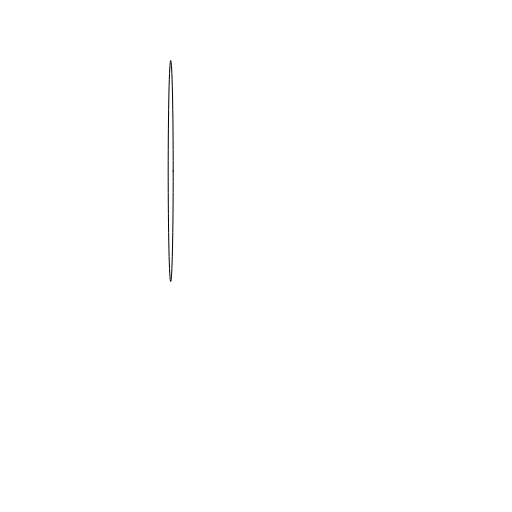
Frame 1 (no input)
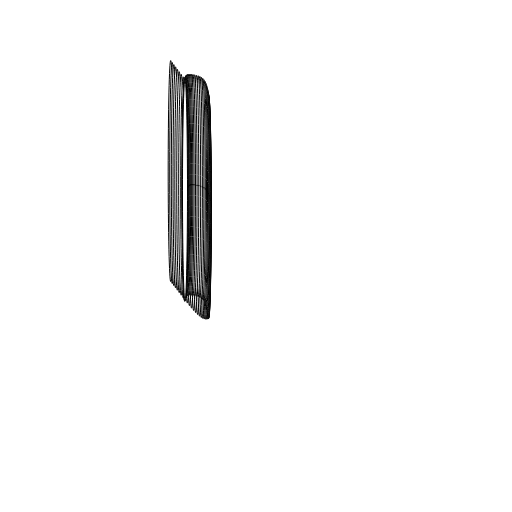
Frame 60 (no input)
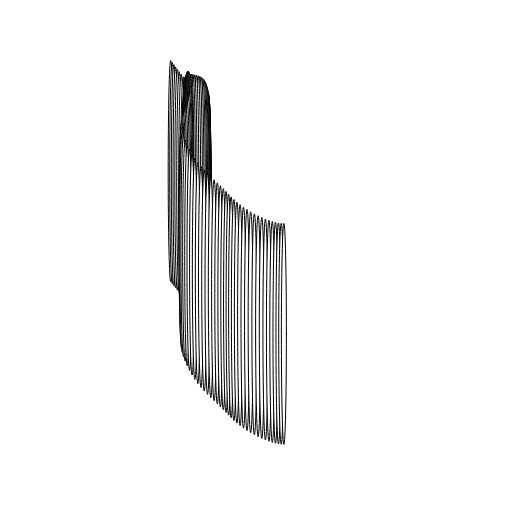
Frame 120 (the mouse pressed at the canvas centre since frame 60)

The p5.js sketch that drew these frames (run headless with seeded random() and noise() and a simulated clock; from frame 60 on, the mouse is pressed at the canvas centre):

// p5.js sketch
// ── sketch.js
//sol herrera
let xoff = 0.80;
let yoff = 0.80;

function setup() {
  createCanvas(512, 512);
  //background(0);
}

function draw() {
  xoff += 0.008;
  yoff += 0.01;
  let nX = noise(xoff) * width;
  let nY = noise(yoff) * height;

  //background(200);
  fill(255, 250);
  ellipse(nX, nY,5, 221);

}
